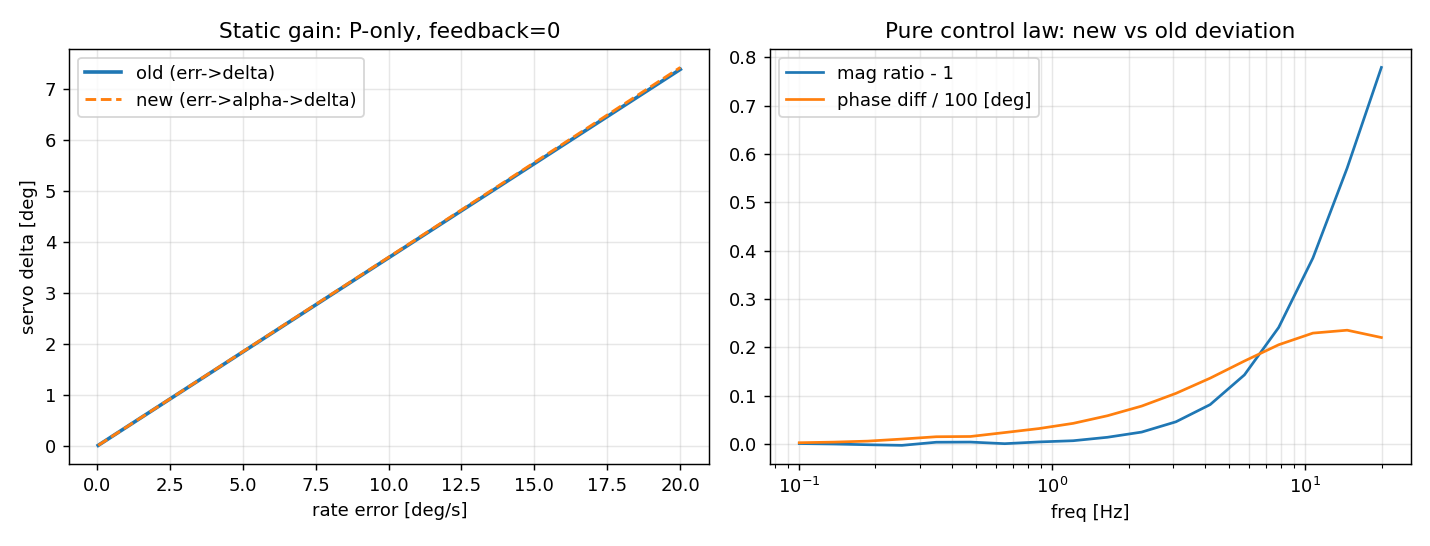

Write the Python code that produced this figure.
# -*- coding: utf-8 -*-
"""
高精度输入-输出对比（200 Hz 离散，严格按固件 PositionPID 语义）

链 A（原版）：误差 → rate PID（舵角域）→ 限幅 → 输出滤波 → 舵角
链 B（新版）：误差 → rate PID（α 域）→ 限幅 → 分配器 asin(I·α/(l·T)) → 输出滤波 → 舵角

两组实验：
  [1] 纯控制律（同一反馈信号，不含反馈滤波差异）—— 检验 α→δ 换算是否严格等价
  [2] 完整链（各自反馈滤波 0.3 / 0.8）—— 量化滤波带来的实际差异
"""
import math
import numpy as np
import matplotlib
matplotlib.use("Agg")
import matplotlib.pyplot as plt

DT = 0.005
FS = 1.0 / DT
DEG2RAD = math.pi / 180.0
RAD2DEG = 180.0 / math.pi

# ---------- 原版 ----------
OLD = dict(kp=0.25, ki=0.08, kd=0.0, out_min=-10.0, out_max=10.0,
           int_limit=5.0, threshold=0.0, falpha=0.2,
           fb_alpha=0.3, out_alpha=0.25)
# ---------- 新版（当前烧录参数）----------
NEW = dict(kp=28.8, ki=9.2, kd=0.0, out_min=-1151.0, out_max=1151.0,
           int_limit=575.6, threshold=60.0, falpha=0.2,
           fb_alpha=0.8, out_alpha=0.5,
           I=0.015, l=0.21, T=0.84 * 9.79)


class LPF:
    def __init__(self, a, y=0.0):
        self.a = a; self.y = y
    def __call__(self, x):
        self.y = self.a * x + (1.0 - self.a) * self.y
        return self.y


class PID:
    """严格复刻固件 PositionPID：微分作用于测量、积分钳位 int_limit/ki、输出端限幅"""
    def __init__(self, p):
        self.p = p
        self.integral = 0.0
        self.prev_input = 0.0
        self.d_filt = 0.0
        self.last = 0.0
        self.dlpf = LPF(p["falpha"])
    def step(self, setpoint, meas, dt):
        err = setpoint - meas
        deriv = self.prev_input - meas
        self.d_filt = self.dlpf(deriv)
        self.prev_input = meas
        ki = self.p["ki"]
        if ki != 0.0:
            if self.p["threshold"] <= 0.0 or abs(err) < self.p["threshold"]:
                self.integral += err * dt
            bound = abs(self.p["int_limit"] / ki)
            self.integral = max(-bound, min(bound, self.integral))
            iout = max(-self.p["int_limit"], min(self.p["int_limit"], ki * self.integral))
        else:
            self.integral = 0.0
            iout = 0.0
        out = self.p["kp"] * err + iout + self.p["kd"] * self.d_filt
        out = max(self.p["out_min"], min(self.p["out_max"], out))
        self.last = out
        return out


def run_old(err_seq, meas_seq=None, use_fb_filter=True):
    pid = PID(OLD); out_f = LPF(OLD["out_alpha"]); fb_f = LPF(OLD["fb_alpha"])
    ys = []
    for i, e in enumerate(err_seq):
        if meas_seq is not None:
            m = fb_f(meas_seq[i]) if use_fb_filter else meas_seq[i]
        else:
            m = fb_f(0.0)      # 纯控制律：反馈固定 0
        u = pid.step(e, m, DT)
        ys.append(out_f(u))
    return np.array(ys)


def run_new(err_seq, meas_seq=None, use_fb_filter=True):
    pid = PID(NEW); out_f = LPF(NEW["out_alpha"]); fb_f = LPF(NEW["fb_alpha"])
    k = NEW["I"] / (NEW["l"] * NEW["T"])
    ys = []
    for i, e in enumerate(err_seq):
        if meas_seq is not None:
            m = fb_f(meas_seq[i]) if use_fb_filter else meas_seq[i]
        else:
            m = fb_f(0.0)
        alpha = pid.step(e, m, DT)        # deg/s²
        alpha_rad = alpha * DEG2RAD
        s = max(-1.0, min(1.0, k * alpha_rad))
        ys.append(out_f(math.asin(s) * RAD2DEG))
    return np.array(ys)


# ================= [1] 纯控制律：静态增益 =================
print("=" * 68)
print("[1] 纯控制律静态增益（P 项，反馈=0）")
print("  误差(deg/s)   旧舵角(deg)   新舵角(deg)   绝对差   相对差")
max_rel = 0.0
for e in [0.1, 0.25, 0.5, 1, 2, 5, 8, 10, 15, 20, 40]:
    d_old = run_old([e] * 400, use_fb_filter=False)[-1]
    d_new = run_new([e] * 400, use_fb_filter=False)[-1]
    rel = abs(d_new - d_old) / abs(d_old) * 100 if abs(d_old) > 1e-9 else 0.0
    max_rel = max(max_rel, rel)
    print("%11.2f %13.5f %13.5f %9.5f %8.3f%%" % (e, d_old, d_new, abs(d_new - d_old), rel))
print("  最大相对差: %.3f%%" % max_rel)

# ================= [2] 纯控制律：阶跃与频响 =================
n = 400
t = np.arange(n) * DT
step = np.full(n, 10.0)
d_old = run_old(step, use_fb_filter=False)
d_new = run_new(step, use_fb_filter=False)
print("\n[2] 纯控制律阶跃(10 deg/s) 关键点")
for i in [0, 1, 2, 5, 10, 20, 40, 79, 199]:
    print("  t=%5.0fms  旧=%.5f  新=%.5f  差=%.2e" % (t[i] * 1000, d_old[i], d_new[i], abs(d_new[i] - d_old[i])))
print("  阶跃全程最大绝对差: %.3e deg" % np.max(np.abs(d_new - d_old)))
print("  阶跃全程最大相对差: %.3f%%" % (np.max(np.abs(d_new - d_old) / np.maximum(np.abs(d_old), 1e-6)) * 100))

# 频响（正弦相关法）
print("\n[2b] 纯控制律频响（幅值比 / 相位差，以旧链为基准）")
freqs = [0.5, 1, 2, 5, 10, 20]
for f in freqs:
    n2 = int(2.0 / DT)
    t2 = np.arange(n2) * DT
    sig = 5.0 * np.sin(2 * math.pi * f * t2)
    a1 = run_old(sig, use_fb_filter=False)
    a2 = run_new(sig, use_fb_filter=False)
    tail = slice(int(n2 * 0.6), None)
    A = np.vstack([np.sin(2 * math.pi * f * t2[tail]), np.cos(2 * math.pi * f * t2[tail])]).T
    c1, *_ = np.linalg.lstsq(A, a1[tail], rcond=None)
    c2, *_ = np.linalg.lstsq(A, a2[tail], rcond=None)
    m1 = math.hypot(*c1); m2 = math.hypot(*c2)
    p1 = math.degrees(math.atan2(c1[1], c1[0])); p2 = math.degrees(math.atan2(c2[1], c2[0]))
    print("  %5.1f Hz  幅值比=%.4f  相位差=%+.2f°" % (f, m2 / m1, p2 - p1))

# ================= [3] 完整链（含反馈滤波差异） =================
print("\n" + "=" * 68)
print("[3] 完整链（含反馈滤波 0.3 vs 0.8 + 输出滤波 0.25 vs 0.5）")
print("  说明：这一组才是真机上实际发生的差异")
n3 = 400
meas = np.zeros(n3)   # 假定反馈恒 0（开环测控制量），滤波状态初值 0
d_old3 = run_old(step, meas, use_fb_filter=True)
d_new3 = run_new(step, meas, use_fb_filter=True)
print("  t=%5.0fms  旧=%.5f  新=%.5f" % (0, d_old3[0], d_new3[0]))
for i in [5, 20, 79, 199]:
    print("  t=%5.0fms  旧=%.5f  新=%.5f" % (t[i] * 1000, d_old3[i], d_new3[i]))

# 图：静态 + Bode
fig, ax = plt.subplots(1, 2, figsize=(11, 4.2))
es = np.linspace(0.05, 20, 200)
o1 = [run_old([e] * 300, use_fb_filter=False)[-1] for e in es]
o2 = [run_new([e] * 300, use_fb_filter=False)[-1] for e in es]
ax[0].plot(es, o1, label="old (err->delta)", lw=2)
ax[0].plot(es, o2, "--", label="new (err->alpha->delta)", lw=1.6)
ax[0].set_xlabel("rate error [deg/s]")
ax[0].set_ylabel("servo delta [deg]")
ax[0].set_title("Static gain: P-only, feedback=0")
ax[0].grid(alpha=0.3); ax[0].legend()

freqs2 = np.logspace(-1, 1.3, 18)
mag, ph = [], []
for f in freqs2:
    n4 = int(3.0 / DT)
    t4 = np.arange(n4) * DT
    sig4 = 5.0 * np.sin(2 * math.pi * f * t4)
    a1 = run_old(sig4, use_fb_filter=False)
    a2 = run_new(sig4, use_fb_filter=False)
    tail = slice(int(n4 * 0.6), None)
    A = np.vstack([np.sin(2 * math.pi * f * t4[tail]), np.cos(2 * math.pi * f * t4[tail])]).T
    c1, *_ = np.linalg.lstsq(A, a1[tail], rcond=None)
    c2, *_ = np.linalg.lstsq(A, a2[tail], rcond=None)
    mag.append(math.hypot(*c2) / math.hypot(*c1))
    ph.append(math.degrees(math.atan2(c2[1], c2[0]) - math.atan2(c1[1], c1[0])))
ax[1].semilogx(freqs2, np.array(mag) - 1.0, label="mag ratio - 1")
ax[1].semilogx(freqs2, np.array(ph) / 100.0, label="phase diff / 100 [deg]")
ax[1].set_xlabel("freq [Hz]")
ax[1].set_title("Pure control law: new vs old deviation")
ax[1].grid(alpha=0.3, which="both"); ax[1].legend()
plt.tight_layout()
out = r"D:\纵列双发矢量推力飞行器\TandemVec_FCS\tmp\coax_io_equivalence.png"
plt.savefig(out, dpi=130)
print("\n图:", out)
